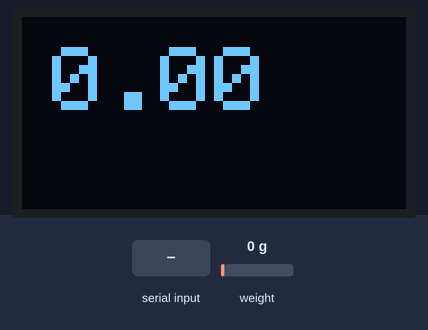
Bench run of a sketch on a simulated ESP8266 (NodeMCU). Shown: 128×64 one-colour display. The inputs (shaded band) are chosen by the test bench; at power-on: weight on the scale 0 g. What the sketch prints to the serial monitor is not drawn.

Above: at 8.7 s.
8.8 s: weight on the scale set to 100 g
At 9.9 s:
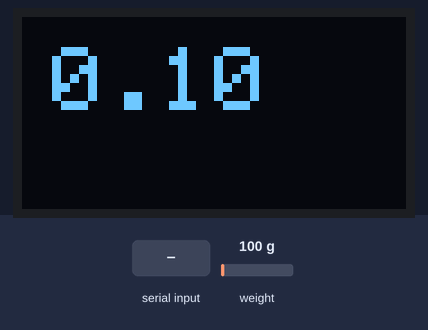
10.6 s: weight on the scale set to 1250 g
At 11.6 s:
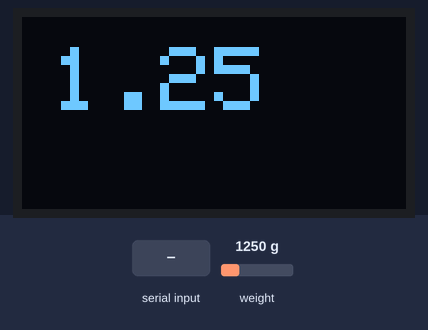
12.2 s: "t" received over Serial
At 13.4 s:
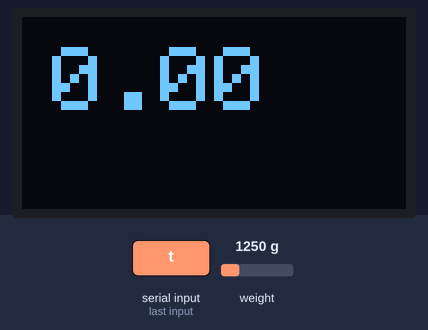
14.3 s: weight on the scale set to 3750 g
At 15.3 s:
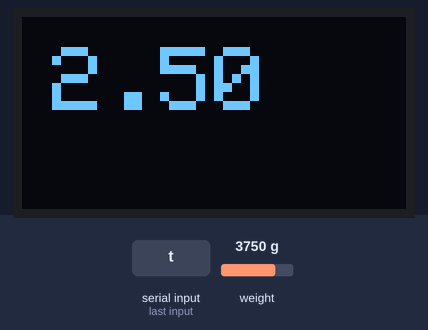
Timing chart, 0 to 17.3 s (numbered marks = the images above; inputs shaded):
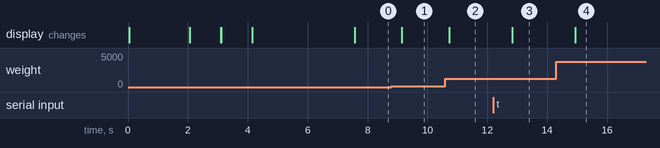

The sketch:

bilancia.ino
```cpp
#include <dummy.h>

#include <HX711_ADC.h>
#include <EEPROM.h>

#include <SPI.h>
#include <Wire.h>
#include <Adafruit_GFX.h>
#include <Adafruit_SSD1306.h>
#include <ESP8266WiFi.h>
#include <WiFiClient.h>
#include <ESP8266WebServer.h>

#define APSSID "FiitConnect"
#define APPSK  "password"

/* Set these to your desired credentials. */
const char *ssid = APSSID;
const char *password = APPSK;

ESP8266WebServer server(80);

#define SCREEN_WIDTH 128 // OLED display width, in pixels
#define SCREEN_HEIGHT 64 // OLED display height, in pixels

// Declaration for an SSD1306 display connected to I2C (SDA, SCL pins)
#define OLED_RESET     -1 // Reset pin # (or -1 if sharing Arduino reset pin)
Adafruit_SSD1306 display(SCREEN_WIDTH, SCREEN_HEIGHT, &Wire, OLED_RESET);


const int HX711_dout = 12; //mcu > HX711 dout pin
const int HX711_sck = 14; //mcu > HX711 sck pin
HX711_ADC LoadCell(HX711_dout, HX711_sck);

const int calVal_calVal_eepromAdress = 0;
long t;
float peso;

void setup() {
  Serial.begin(115200); delay(10);
  if(!display.begin(SSD1306_SWITCHCAPVCC, 0x3C)) {
    Serial.println(F("Allocation failed"));
    for(;;);
  }
  delay(2000);
  starting();
  Serial.print("TEST");
  calibration();
  startConnection();
}


void loop() {
  static boolean newDataReady = 0;
  const int serialPrintInterval = 500;

  if (LoadCell.update())
     newDataReady = true;

  if (newDataReady) {
    if (millis() > t + serialPrintInterval) {
      float i = LoadCell.getData();
      display.clearDisplay();
      display.setTextSize(3); // Draw 2X-scale text
      display.setTextColor(SSD1306_WHITE);
      display.setCursor(10, 10);
      display.println(i);
      peso = i;
      display.display();
      newDataReady = 0;
      t = millis();
    }
  }

  // receive command from serial terminal, send 't' to initiate tare operation:
  if (Serial.available() > 0) {
    float i;
    char inByte = Serial.read();
    if (inByte == 't') LoadCell.tareNoDelay();
  }

  // check if last tare operation is complete:
  if (LoadCell.getTareStatus() == true) {
    Serial.println("Tare complete");
  }

  server.handleClient();

}


void testscrolltext(void) {

}

void starting(void) {
  display.clearDisplay();

  display.setTextSize(2); // Draw 2X-scale text
  display.setTextColor(SSD1306_WHITE);
  display.setCursor(10, 10);
  display.println(F("hello\n"));
  display.println(F("bilancia"));
  display.display();      // Show initial text
  delay(1000);
  display.clearDisplay();
  display.display();

  display.clearDisplay();

  display.setTextSize(2); // Draw 2X-scale text
  display.setTextColor(SSD1306_WHITE);
  display.setCursor(10, 10);
  display.println(F("Starting..."));

  display.display();      // Show initial text
  delay(1000);
  display.clearDisplay();
  display.display();
}

void calibration(void) {
  float calibrationValue = -22400.0;
  #if defined(ESP8266) || defined(ESP32)
    //EEPROM.begin(512); // uncomment this if you use ESP8266 and want to fetch this value from eeprom
  #endif
  //EEPROM.get(calVal_eepromAdress, calibrationValue); // uncomment this if you want to fetch this value from eeprom


  LoadCell.begin();
  long stabilizingtime = 2000;
  boolean _tare = true;
  LoadCell.start(stabilizingtime, _tare);
  if (LoadCell.getTareTimeoutFlag()) {
    Serial.println("Timeout");
  }
  else {
    LoadCell.setCalFactor(calibrationValue);
    Serial.println("Startup complete");
  }
}

void startConnection() {
  delay(1000);
  Serial.begin(115200);
  Serial.println();
  Serial.print("Configuring access point...");
  /* You can remove the password parameter if you want the AP to be open. */
  WiFi.softAP(ssid, password);
  IPAddress myIP = WiFi.softAPIP();
  Serial.print("AP IP address: ");
  Serial.println(myIP);
  server.on("/", handleRoot);
  server.begin();
  Serial.println("HTTP server started");
}

void handleRoot() {
  server.send(200, "text/html", String(peso));
}
```

Measured:
- after the input at 8.8 s, the display: changes after 0.35 s (image 1)
- after the input at 10.6 s, the display: changes after 0.13 s (image 2)
- after the input at 12.2 s, the display: changes after 0.64 s (image 3)
- after the input at 14.3 s, the display: changes after 0.64 s (image 4)
